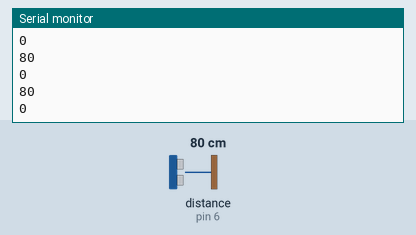
This sketch was run on a simulated Arduino Uno, built with avr-gcc and run on an emulated ATmega328P. On the bench: the last lines printed to the serial monitor. Wiring (inferred from the names in the program): ultrasonic range finder: trigger pin 7; echo pin 6. The test bench sets the inputs (shaded band); at power-on: distance to the obstacle (sensor on pin 6) 80 cm. The echo pulse lasts 58.3 µs per cm.

Above: at 1.3 s.
1.4 s: distance to the obstacle (sensor on pin 6) set to 2 cm
At 1.82 s:
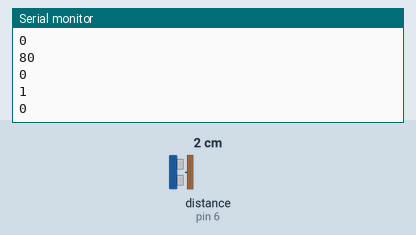
2.9 s: distance to the obstacle (sensor on pin 6) set to 4 cm
At 3.33 s:
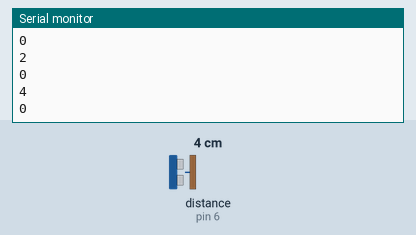
Timing chart, 0 to 5.9 s (numbered marks = the images above; inputs shaded):
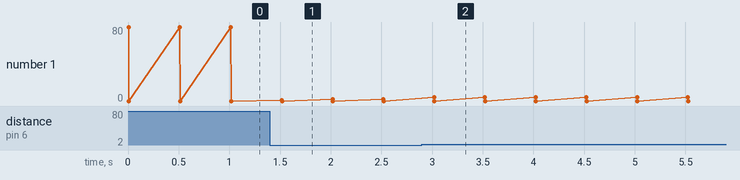

Measured:
- after the input at 1.4 s, the serial monitor: prints a new line after 0.12 s (image 1)
- after the input at 2.9 s, the serial monitor: prints a new line after 0.12 s (image 2)

The sketch:

hc_sr04_distance.ino
```cpp
#define ECHO 6
#define TRIGGER 7

int time_in_micro = 0;
int distance_in_cm = 0;
int distance_in_meter = 0;


void setup() {
  Serial.begin(9600);

  pinMode(ECHO, INPUT);
  pinMode(TRIGGER, OUTPUT);

}

void loop () {

  // emit signal
  digitalWrite(TRIGGER, LOW);
  delayMicroseconds(2);

  digitalWrite(TRIGGER, HIGH);
  delayMicroseconds(10);

  digitalWrite(TRIGGER, LOW);

  // receive signal
  time_in_micro = pulseIn(ECHO, HIGH);

  distance_in_cm = ((time_in_micro / 29) / 2);

  Serial.println(distance_in_cm);
  Serial.println(distance_in_meter);

  delay(500);

}
```
